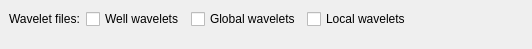
            <widget class="QWidget" name="waveletPage_3">
             <property name="geometry">
              <rect>
               <x>0</x>
               <y>0</y>
               <width>532</width>
               <height>49</height>
              </rect>
             </property>
             <attribute name="label">
              <string>Wavelet output</string>
             </attribute>
             <layout class="QGridLayout" name="_42">
              <property name="margin">
               <number>9</number>
              </property>
              <property name="spacing">
               <number>6</number>
              </property>
              <item row="0" column="1">
               <layout class="QHBoxLayout" name="_43">
                <property name="spacing">
                 <number>6</number>
                </property>
                <property name="margin">
                 <number>0</number>
                </property>
                <item>
                 <widget class="QCheckBox" name="oWaveletWellCheckBox">
                  <property name="toolTip">
                   <string>&lt;qt&gt;Should estimated wavelets for each well used for wavelet estimation be written? These wavelets are not optimally shifted, but aligned for easy comparison.</string>
                  </property>
                  <property name="text">
                   <string>Well wavelets</string>
                  </property>
                 </widget>
                </item>
                <item>
                 <widget class="QCheckBox" name="oWaveletGlobalCheckBox">
                  <property name="toolTip">
                   <string>&lt;qt&gt;Should global wavelets for each seismic angle be written?</string>
                  </property>
                  <property name="text">
                   <string>Global wavelets</string>
                  </property>
                 </widget>
                </item>
                <item>
                 <widget class="QCheckBox" name="oWaveletLocalCheckBox">
                  <property name="toolTip">
                   <string>&lt;qt&gt;Should estimated local wavelet shift and scale surfaces be written? Is only enabled when the local wavelet check box under &quot;Survey Information&quot; is checked.</string>
                  </property>
                  <property name="text">
                   <string>Local wavelets</string>
                  </property>
                 </widget>
                </item>
                <item>
                 <spacer>
                  <property name="orientation">
                   <enum>Qt::Horizontal</enum>
                  </property>
                  <property name="sizeHint" stdset="0">
                   <size>
                    <width>40</width>
                    <height>20</height>
                   </size>
                  </property>
                 </spacer>
                </item>
               </layout>
              </item>
              <item row="0" column="0">
               <widget class="QLabel" name="oWaveletFileLabel">
                <property name="toolTip">
                 <string>&lt;qt&gt;Which wavelet files should be written?</string>
                </property>
                <property name="text">
                 <string>Wavelet files:</string>
                </property>
               </widget>
              </item>
              <item row="1" column="1">
               <spacer>
                <property name="orientation">
                 <enum>Qt::Vertical</enum>
                </property>
                <property name="sizeHint" stdset="0">
                 <size>
                  <width>20</width>
                  <height>40</height>
                 </size>
                </property>
               </spacer>
              </item>
             </layout>
            </widget>
